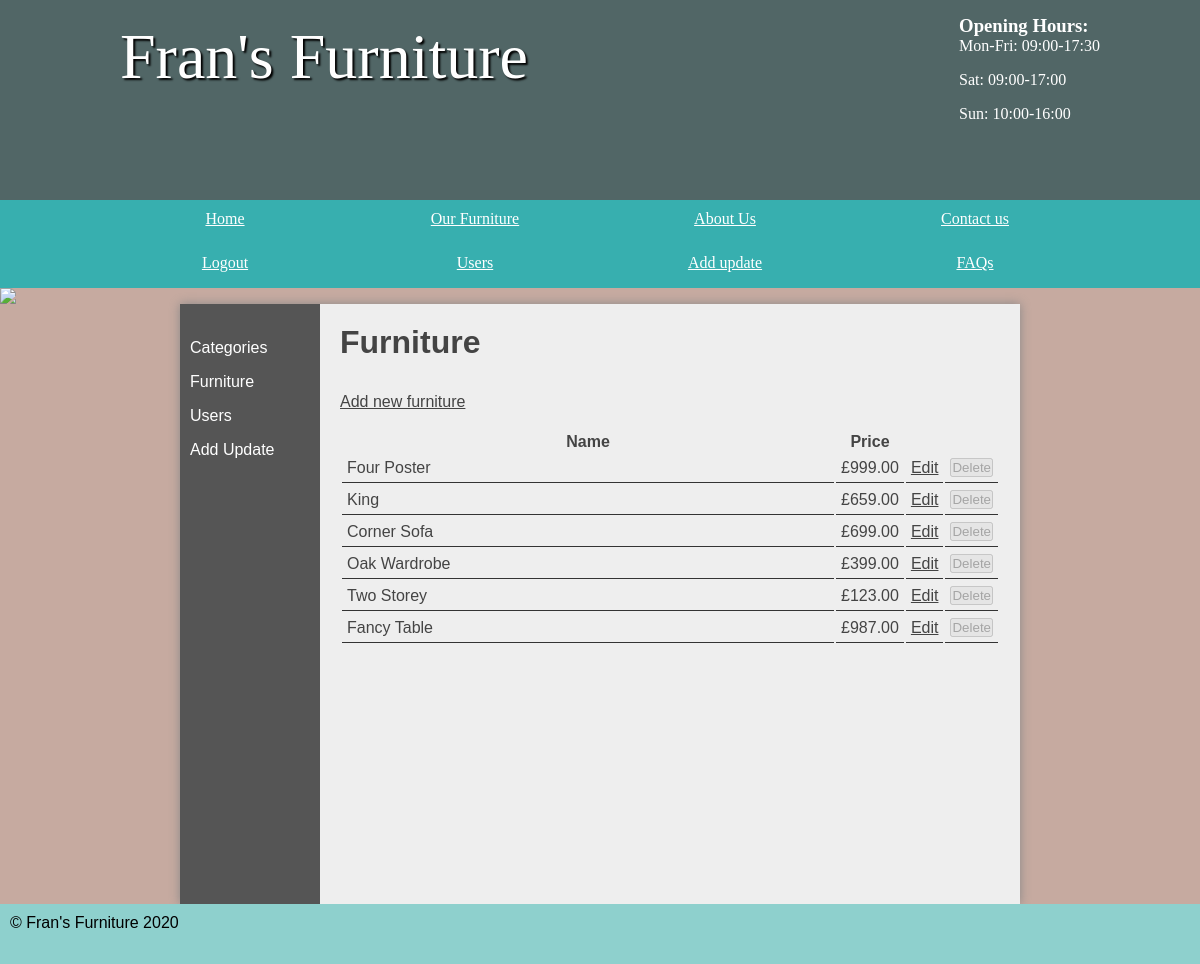
The page /furnitures (signed in) on the database its author committed.
### tables this page shows
CREATE TABLE `furniture` (
  `furniture_id` int(11) NOT NULL,
  `furniture_name` varchar(45) DEFAULT NULL,
  `furniture_description` varchar(2000) DEFAULT NULL,
  `furniture_price` decimal(5,2) DEFAULT NULL,
  `furniture_status` varchar(255) NOT NULL,
  `furniture_condition` varchar(255) NOT NULL,
  `category_id` int(11) DEFAULT NULL,
  `user_id` int(11) DEFAULT NULL
);

### pages/furnitures.php (called while the page is built, shortened)
<?php
	require_once '../pages/category_data.php';
	require_once '../pages/join_furniture_and_category.php';
	require_once '../pages/furniture_data.php';
	if(isAdmin()){
		$contentForAdminFurniture=loadFromTemplate('../templates/admin_furniture_template.php', ['furnitures'=>$furnitures]);
	}
	else
		$content=loadFromTemplate('../templates/furniture_template.php', ['furnitureQuery'=>$furnitureQuery, 'categories'=>$categories]);
?>

### pages/furniture_data.php (called while the page is built)
<?php
	$furnitureTable= new Table('furniture');
	$furnitures=$furnitureTable->findAllInDatabase();
?>

### classes/table.php (called while the page is built, shortened)
<?php
class Table{
	public $currentTable;
	function __construct($currentTable){
		$this->currentTable=$currentTable;
	}
	function findAllInDatabase(){
		global $pdo;
		$selectprpstmt=$pdo->prepare("SELECT * FROM ".$this->currentTable);
		$selectprpstmt->execute();
		return $selectprpstmt;
	}
	function findFromJoinTables($tables, $pks, $typeOfJoin,$whereCriteria=''){
		global $pdo;
		array_unshift($tables, $this->currentTable);
		$query='SELECT ';
		$query.=implode('.* ,' , $tables);
		$query.='.* FROM ';
		$query.=implode(' '.$typeOfJoin.' ', array_slice($tables, 0,2));
		for ($i=0; $i < count($tables); $i++) {
			if(array_key_exists($i, $tables) && array_key_exists($i, $pks)){
				$query.=' ON '.$tables[$i].'.'.$pks[$i].' = '.$tables[$i+1].'.'.$pks[$i];
			}
		}
		if($whereCriteria!=''){
			$query.=' WHERE ';
			$pieces=[];
			foreach ($whereCriteria as $key => $value) {
				$valueAfterDot= explode('.', $key);
				$pieces[]=$key.'= :'.$valueAfterDot[1];
			}
			$piecesWithComma=implode(' AND ', $pieces);
			$query.=$piecesWithComma;
			$newCriteria=[];
			foreach ($whereCriteria as $key => $value) {
				$newValueAfterDot= explode('.', $key);
				$newCriteria[$newValueAfterDot[1]]=$whereCriteria[$key];
			}
			$selectprpstmt=$pdo->prepare($query);
			$selectprpstmt->execute($newCriteria);
		}
		else{
			$selectprpstmt=$pdo->prepare($query);
			$selectprpstmt->execute();
		}
		return $selectprpstmt;
	}
}
?>

### templates/furniture_table_template.php (the view)
<?php
	echo '<table id="furniture-table">';
	echo '<thead>';
	echo '<tr>';
	echo '<th>Name</th>';
	echo '<th style="width: 10%">Price</th>';
	echo '<th style="width: 5%">&nbsp;</th>';
	echo '<th style="width: 5%">&nbsp;</th>';
	echo '</tr>';
	foreach ($furnitures as $furniture) {
		echo '<tr id="'.$furniture['user_id'].'">';
		echo '<td>' . $furniture['furniture_name'] . '</td>';
		echo '<td>£' . $furniture['furniture_price'] . '</td>';
		echo '<td><a style="float: right" href="savefurniture&fid=' . $furniture['furniture_id'] . '">Edit</a></td>';
		echo '<td><button class="delete-f" id="'.$furniture['furniture_id'].'">Delete</button></td>';
		echo '</tr>';
	}
	echo '</thead>';
	echo '</table>';

### css/styles.css (style rules this page uses)
* { margin: 0; padding: 0; }
html { font-family: 'Oxygen-Regular', verdana, sans-serif; }
body { background-color: #C6AAA0; }
section a { color: #444; }
table { width: 100%; margin-top: 20px; }
td { padding: 5px; border-bottom: 1px solid #333; }

### rows shown on the page
furniture: furniture_name "Four Poster", furniture_price "999.00"
furniture: furniture_name "King", furniture_price "659.00"
furniture: furniture_name "Corner Sofa", furniture_price "699.00"
furniture: furniture_name "Oak Wardrobe", furniture_price "399.00"
furniture: furniture_name "Two Storey", furniture_price "123.00"
furniture: furniture_name "Fancy Table", furniture_price "987.00"
